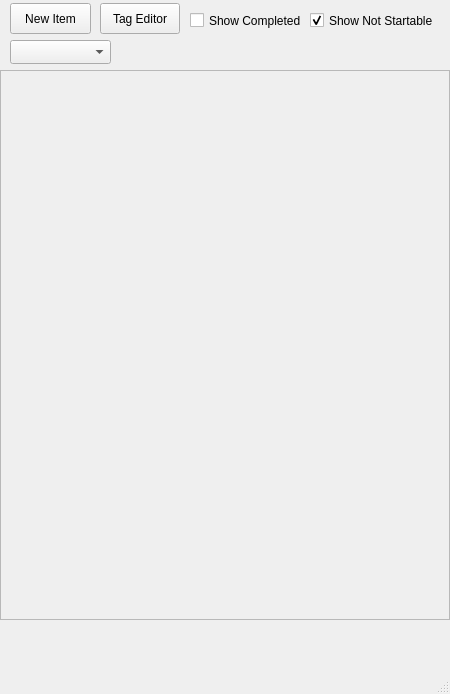
<?xml version="1.0" encoding="UTF-8"?>
<ui version="4.0">
 <class>MainWindow</class>
 <widget class="QMainWindow" name="MainWindow">
  <property name="geometry">
   <rect>
    <x>0</x>
    <y>0</y>
    <width>450</width>
    <height>694</height>
   </rect>
  </property>
  <property name="sizePolicy">
   <sizepolicy hsizetype="Fixed" vsizetype="Preferred">
    <horstretch>0</horstretch>
    <verstretch>0</verstretch>
   </sizepolicy>
  </property>
  <property name="minimumSize">
   <size>
    <width>450</width>
    <height>0</height>
   </size>
  </property>
  <property name="maximumSize">
   <size>
    <width>450</width>
    <height>16777215</height>
   </size>
  </property>
  <property name="windowTitle">
   <string>MainWindow</string>
  </property>
  <widget class="QWidget" name="centralwidget">
   <widget class="QPushButton" name="pushButton">
    <property name="geometry">
     <rect>
      <x>10</x>
      <y>3</y>
      <width>81</width>
      <height>31</height>
     </rect>
    </property>
    <property name="text">
     <string>New Item</string>
    </property>
   </widget>
   <widget class="QCheckBox" name="checkCompleted">
    <property name="geometry">
     <rect>
      <x>190</x>
      <y>10</y>
      <width>111</width>
      <height>21</height>
     </rect>
    </property>
    <property name="text">
     <string>Show Completed</string>
    </property>
   </widget>
   <widget class="QScrollArea" name="scrollArea">
    <property name="geometry">
     <rect>
      <x>0</x>
      <y>70</y>
      <width>450</width>
      <height>550</height>
     </rect>
    </property>
    <property name="sizePolicy">
     <sizepolicy hsizetype="Fixed" vsizetype="Maximum">
      <horstretch>0</horstretch>
      <verstretch>0</verstretch>
     </sizepolicy>
    </property>
    <property name="minimumSize">
     <size>
      <width>0</width>
      <height>550</height>
     </size>
    </property>
    <property name="maximumSize">
     <size>
      <width>450</width>
      <height>16777215</height>
     </size>
    </property>
    <property name="horizontalScrollBarPolicy">
     <enum>Qt::ScrollBarPolicy::ScrollBarAlwaysOff</enum>
    </property>
    <property name="widgetResizable">
     <bool>true</bool>
    </property>
    <widget class="QWidget" name="scrollAreaWidgetContents">
     <property name="geometry">
      <rect>
       <x>0</x>
       <y>0</y>
       <width>448</width>
       <height>548</height>
      </rect>
     </property>
    </widget>
   </widget>
   <widget class="QPushButton" name="pushButton_2">
    <property name="geometry">
     <rect>
      <x>100</x>
      <y>3</y>
      <width>80</width>
      <height>31</height>
     </rect>
    </property>
    <property name="text">
     <string>Tag Editor</string>
    </property>
   </widget>
   <widget class="QCheckBox" name="checkNotStartable">
    <property name="geometry">
     <rect>
      <x>310</x>
      <y>10</y>
      <width>131</width>
      <height>21</height>
     </rect>
    </property>
    <property name="text">
     <string>Show Not Startable</string>
    </property>
    <property name="checked">
     <bool>true</bool>
    </property>
   </widget>
   <widget class="QComboBox" name="comboBox">
    <property name="geometry">
     <rect>
      <x>10</x>
      <y>40</y>
      <width>101</width>
      <height>24</height>
     </rect>
    </property>
   </widget>
   <widget class="QLabel" name="labelTags">
    <property name="geometry">
     <rect>
      <x>120</x>
      <y>45</y>
      <width>311</width>
      <height>16</height>
     </rect>
    </property>
    <property name="text">
     <string/>
    </property>
   </widget>
  </widget>
  <widget class="QStatusBar" name="statusbar"/>
  <action name="actionTags">
   <property name="checkable">
    <bool>false</bool>
   </property>
   <property name="checked">
    <bool>false</bool>
   </property>
   <property name="text">
    <string>Tags</string>
   </property>
  </action>
 </widget>
 <resources/>
 <connections/>
</ui>
